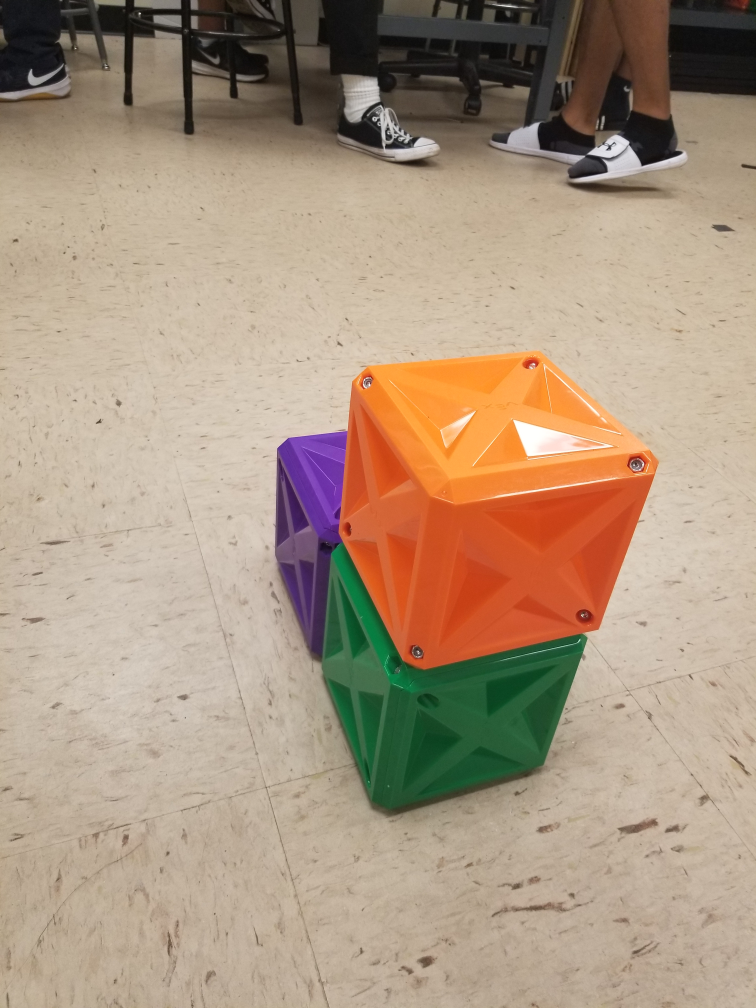
//> input picture CV/blocks3.jpg, 3024 x 4032 px, given in place of -input1=blocks3.jpg, which was not available (shown at 1/4 size)
$ ./feature_matching -input1=blocks3.jpg -input2=blocks4.jpg   (built with g++ and OpenCV 4)
//> lines starting //> are read from the running program, lines starting //| are printed output that depends on the picture; pictures that were not available may be replaced by others from this repository, and a replacement may not be noted

#include <iostream>
#include <vector>
#include <fstream>
#include "opencv2/opencv.hpp"
#include "opencv2/imgproc/imgproc.hpp"
#include "opencv2/core.hpp"
#include "opencv2/highgui.hpp"
#include "opencv2/features2d.hpp"
#include "opencv2/xfeatures2d.hpp"
using namespace cv;
using namespace cv::xfeatures2d;
using std::cout;
using std::endl;
using std::vector;
using std::ifstream;
using std::string;
const char* keys =
    "{ help h |                  | Print help message. }"
    "{ input1 | box.png          | Path to input image 1. }"
    "{ input2 | box_in_scene.png | Path to input image 2. }"
    "{ input3 | thresholds.txt   | Path to threshold file. }";

// [83 lines left out: function cubeDetector, not called in this run]

int main( int argc, char* argv[] )
{
    CommandLineParser parser( argc, argv, keys );
    Mat img1 = imread(argv[1],  IMREAD_GRAYSCALE );
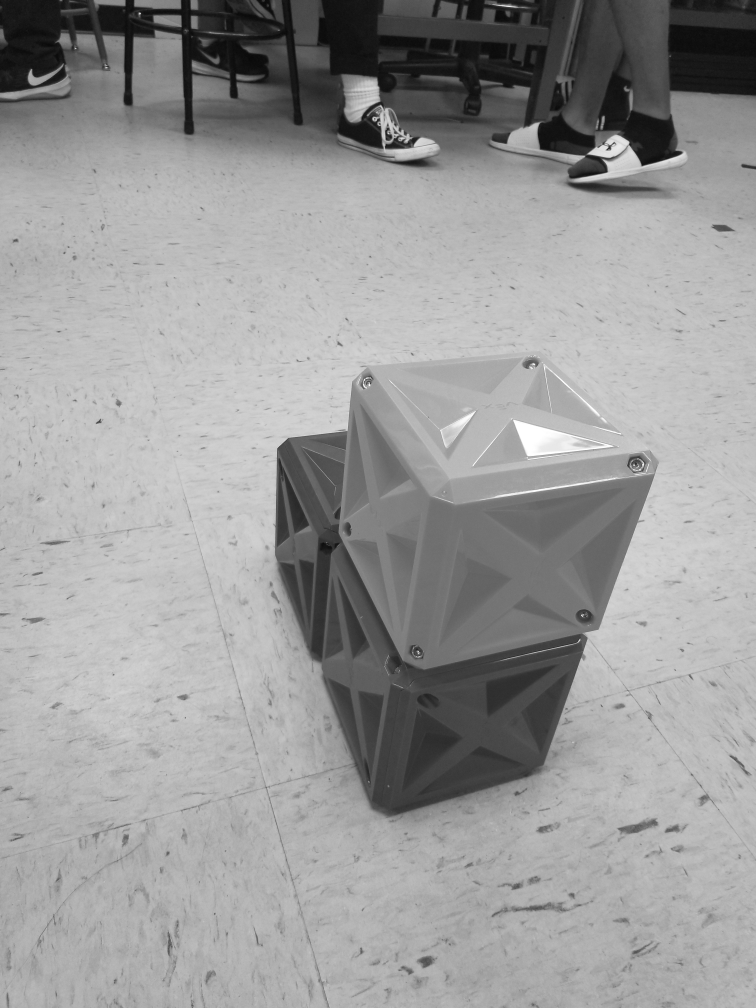
//> img1: 4032 rows x 3024 cols, CV_8UC1 (shown at 1/4 size); min 0, max 255, mean 154.2
    Mat img2 = imread(argv[2],  IMREAD_GRAYSCALE );
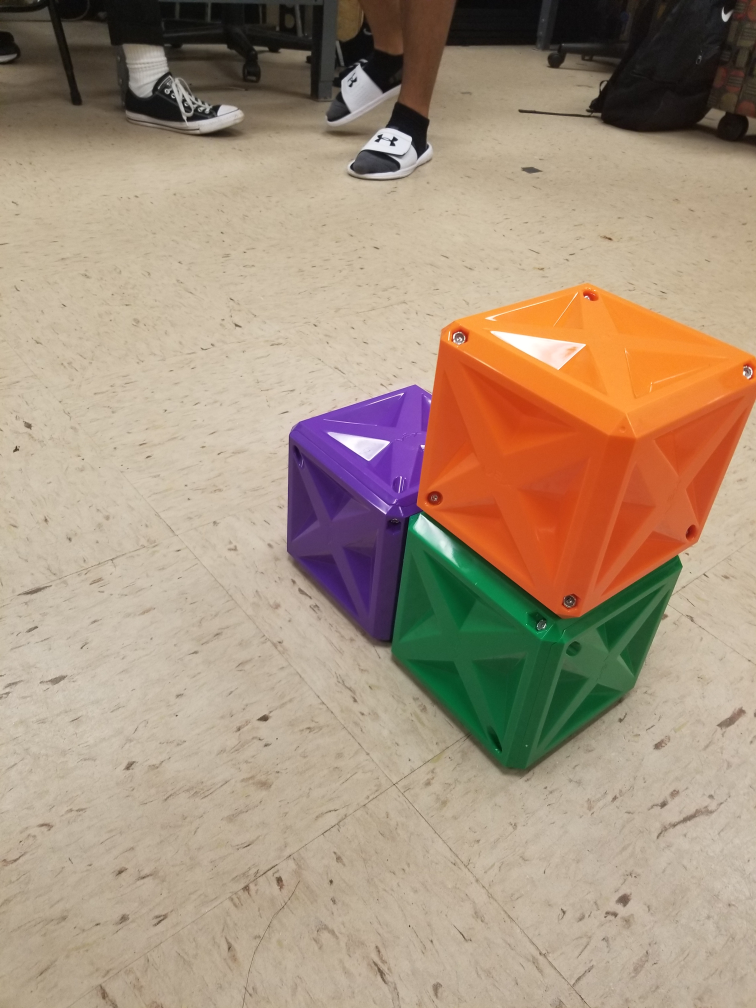
//> input picture CV/blocks4.jpg, 3024 x 4032 px, given in place of -input2=blocks4.jpg, which was not available (shown at 1/4 size)
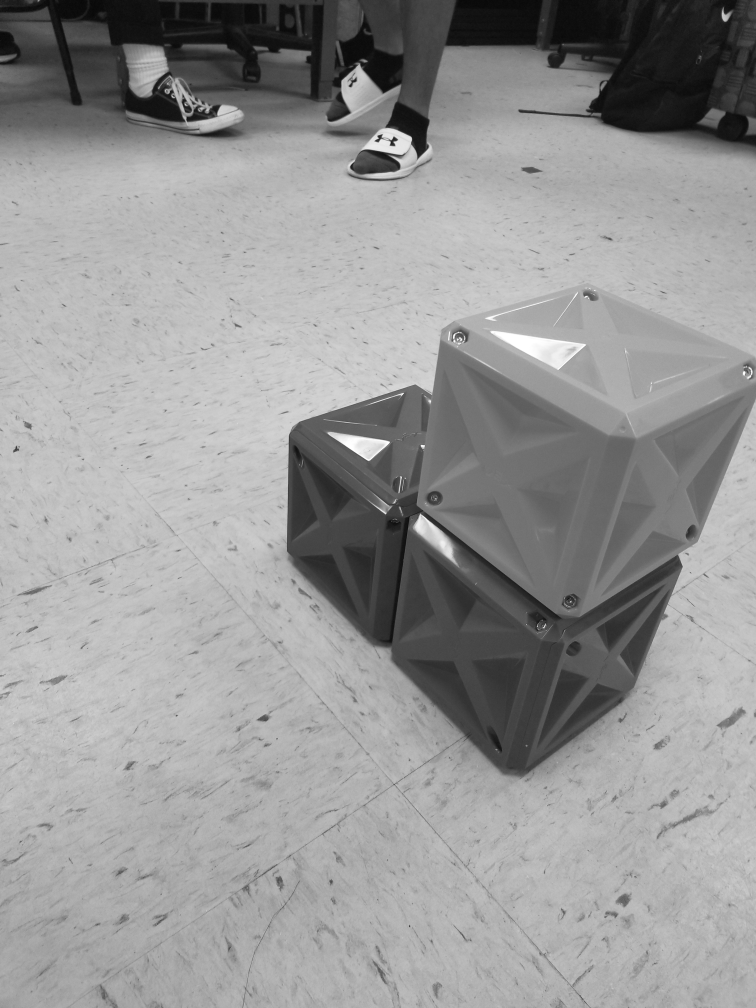
//> img2: 4032 rows x 3024 cols, CV_8UC1 (shown at 1/4 size); min 0, max 255, mean 150.5
    Mat img3 = imread(argv[2]);
//> img3 is the input picture: 4032 rows x 3024 cols, CV_8UC3; mean B, G, R 125, 146.6, 167.9
    if ( img1.empty() || img2.empty() )
    {
        cout << "Could not open or find the image!\n" << endl;
        parser.printMessage();
        return -1;
    }

    ifstream thresh_file;
    thresh_file.open(argv[3]);
    if (!thresh_file) {
      std::cerr << "Unable to open file datafile.txt";
//> (the run ends here: the program exits with an error code, at `exit(1);`)
